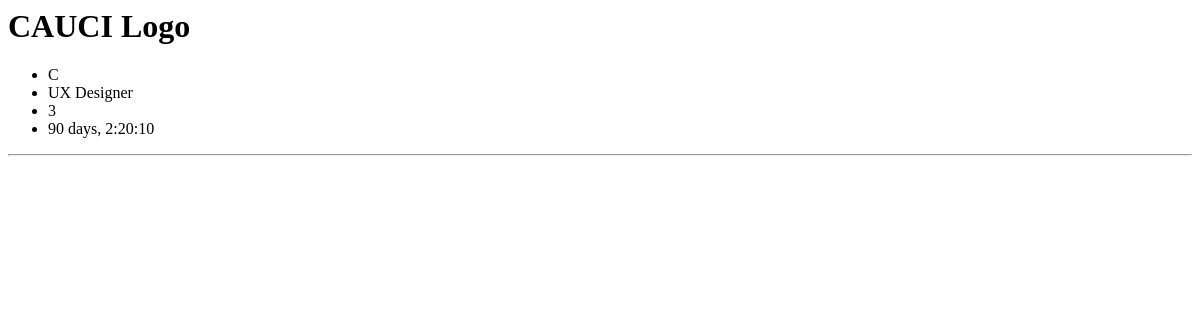
The app's page /questplugger/1/, older data.
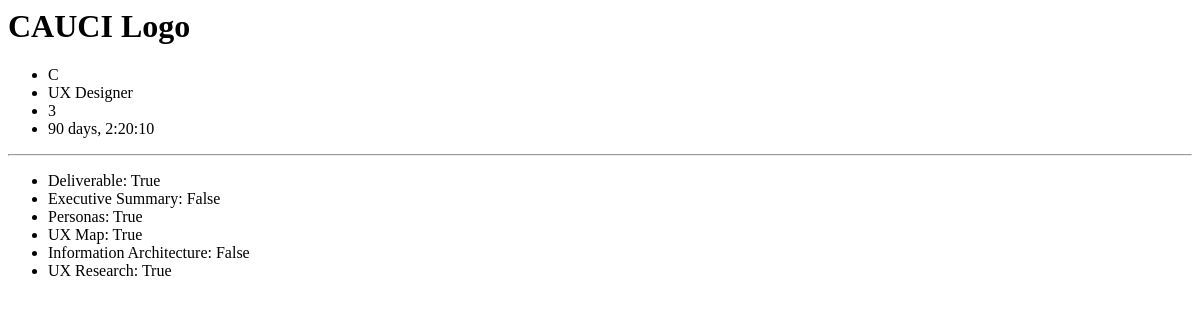
The same page, newer data.
### questplugger/models.py (models this page shows, shortened)
class QuestPin(models.Model):
    name = models.CharField(max_length=24)
    rank = models.CharField(max_length=1)
    role = models.CharField(max_length=24)
    teamsize = models.IntegerField(
        default=1,
        validators=[
            MaxValueValidator(20),
            MinValueValidator(1)
        ]
    )
    duration = models.DurationField()

class QuestDeliverables(models.Model):
    quest_pin = models.ForeignKey(QuestPin, on_delete=models.CASCADE)
    deliverable = models.BooleanField()
    executive_summary = models.BooleanField()
    personas = models.BooleanField()
    ux_map = models.BooleanField()
    information_architecture = models.BooleanField()
    ux_research = models.BooleanField()

### questplugger/views.py (the view)
# urls.py: path('<int:questpin_id>/', views.detail, name='detail'),
def detail(request, questpin_id):
    questpin = get_object_or_404(QuestPin, pk=questpin_id)
    return render(request, 'questplugger/detail.html', {'questpin': questpin})

### questplugger/templates/questplugger/detail.html
<h1>{{ questpin.name }}</h1>
<ul>
    <li>{{questpin.rank}}</li>
    <li>{{questpin.role}}</li>
    <li>{{questpin.teamsize}}</li>
    <li>{{questpin.duration}}</li>
</ul>
<hr></hr>
<ul>
{% for deliverables in questpin.questdeliverables_set.all %}
    <li> Deliverable: {{ deliverables.deliverable }}</li>
    <li> Executive Summary: {{ deliverables.executive_summary }}</li>
    <li> Personas: {{ deliverables.personas }}</li>
    <li> UX Map: {{ deliverables.ux_map }}</li>
    <li> Information Architecture: {{ deliverables.information_architecture }}</li>
    <li> UX Research: {{ deliverables.ux_research }}</li>
{% endfor %}
</ul>

Row changes from the older to the newer data that the page shows:
added QuestDeliverables: deliverable "True", executive_summary "False", personas "True", ux_map "True", information_architecture "False", ux_research "True"
